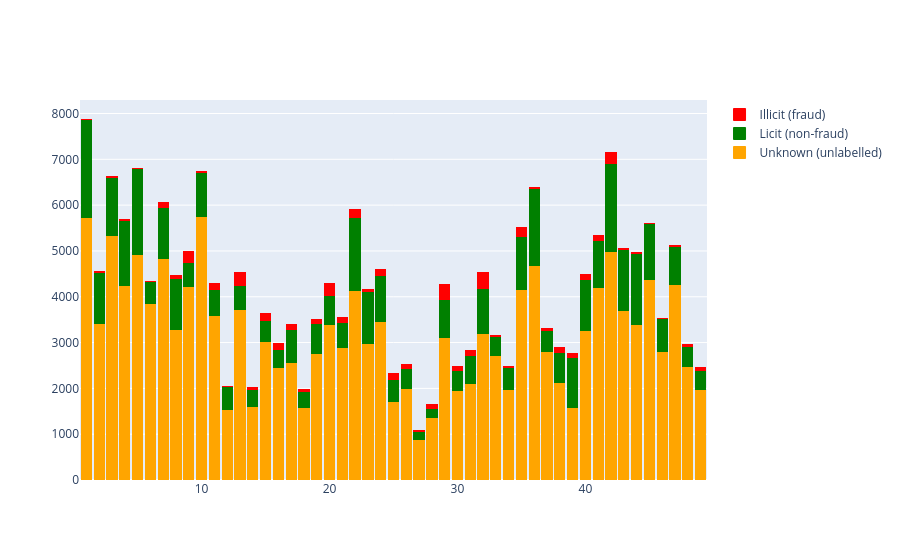

Notebook source saved alongside this figure:
### Code cell
grouped_class = df_txs_features[['Time step','class']].groupby(['Time step','class']).size().to_frame().reset_index()

timesteps = list(range(1,50))

fig = go.Figure(data = [
    go.Bar(name="Unknown (unlabelled)",x=timesteps,y=grouped_class[grouped_class['class'] == 3][0],marker = dict(color = 'orange', line = dict(color = 'orange',width=1))),
    go.Bar(name="Licit (non-fraud)",x=timesteps,y=grouped_class[grouped_class['class'] == 2][0],marker = dict(color = 'green', line = dict(color = 'green',width=1))),
    go.Bar(name="Illicit (fraud)",x=timesteps,y=grouped_class[grouped_class['class'] == 1][0],marker = dict(color = 'red', line = dict(color = 'red',width=1)))
])

fig.update_layout(barmode='stack')

### Figure 1 — Plotly figure (JSON) as saved in the notebook; plotly's stock layout.template omitted (floating-point values rounded to 4 significant figures)
{"data": [{"marker": {"color": "orange", "line": {"color": "orange", "width": 1}}, "name": "Unknown (unlabelled)", "type": "bar", "x": [1, 2, 3, 4, 5, 6, 7, 8, 9, 10, 11, 12, 13, 14, 15, 16, 17, 18, 19, 20, 21, 22, 23, 24, 25, 26, 27, 28, 29, 30, 31, 32, 33, 34, 35, 36, 37, 38, 39, 40, 41, 42, 43, 44, 45, 46, 47, 48, 49], "y": [5733, 3427, 5342, 4253, 4921, 3843, 4845, 3292, 4218, 5755, 3600, 1541, 3719, 1605, 3021, 2445, 2574, 1587, 2761, 3391, 2896, 4131, 2978, 3466, 1720, 2006, 883, 1369, 3101, 1959, 2106, 3202, 2710, 1971, 4166, 4685, 2808, 2135, 1577, 3270, 4210, 4986, 3693, 3384, 4377, 2807, 4275, 2483, 1978]}, {"marker": {"color": "green", "line": {"color": "green", "width": 1}}, "name": "Licit (non-fraud)", "type": "bar", "x": [1, 2, 3, 4, 5, 6, 7, 8, 9, 10, 11, 12, 13, 14, 15, 16, 17, 18, 19, 20, 21, 22, 23, 24, 25, 26, 27, 28, 29, 30, 31, 32, 33, 34, 35, 36, 37, 38, 39, 40, 41, 42, 43, 44, 45, 46, 47, 48, 49], "y": [2130, 1099, 1268, 1410, 1874, 480, 1101, 1098, 530, 954, 565, 490, 518, 374, 471, 402, 712, 337, 665, 640, 541, 1605, 1134, 989, 476, 421, 182, 199, 845, 441, 604, 981, 418, 478, 1159, 1675, 458, 645, 1102, 1099, 1016, 1915, 1346, 1567, 1216, 710, 824, 435, 420]}, {"marker": {"color": "red", "line": {"color": "red", "width": 1}}, "name": "Illicit (fraud)", "type": "bar", "x": [1, 2, 3, 4, 5, 6, 7, 8, 9, 10, 11, 12, 13, 14, 15, 16, 17, 18, 19, 20, 21, 22, 23, 24, 25, 26, 27, 28, 29, 30, 31, 32, 33, 34, 35, 36, 37, 38, 39, 40, 41, 42, 43, 44, 45, 46, 47, 48, 49], "y": [17, 18, 11, 30, 8, 5, 102, 67, 248, 18, 131, 16, 291, 43, 147, 128, 99, 52, 80, 260, 100, 158, 53, 137, 118, 96, 24, 85, 329, 83, 106, 342, 23, 37, 182, 33, 40, 111, 81, 112, 116, 239, 24, 24, 5, 2, 22, 36, 56]}], "layout": {"barmode": "stack"}}
